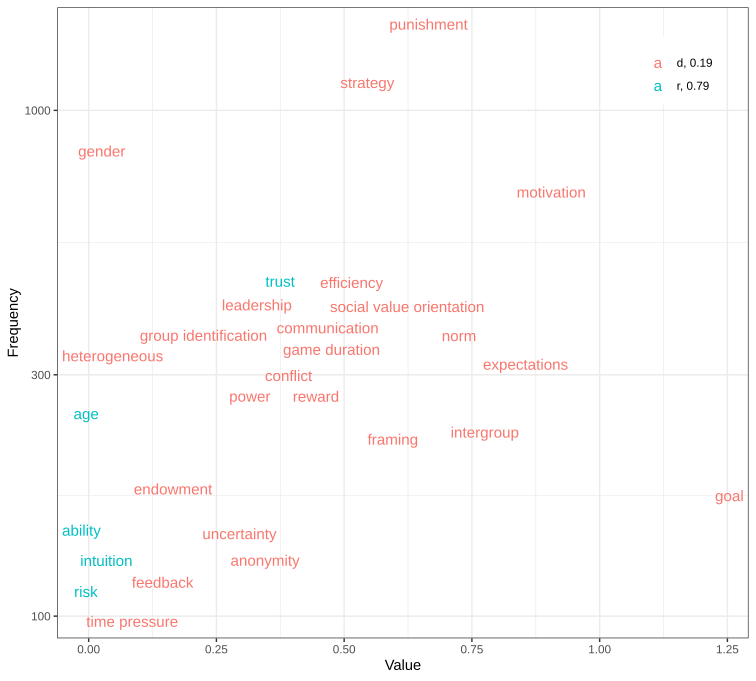

The script that saved this image:
plot_meta <- function(){
  library(ggplot2)
  library(ggrepel)
  cf <- read.csv("cluster_freq.csv", stringsAsFactors = F)
  df_meta <- read.csv("meta-analytic-effects.csv", stringsAsFactors = F)
df_meta$Variable <- trimws(tolower(df_meta$V1))
all(df_meta$Variable %in% tolower(cf$Construct))
df_meta$Variable[!df_meta$Variable %in% tolower(cf$Construct)]

df_meta$Frequency <- as.integer(cf$Frequency[match(df_meta$Variable, cf$Construct)])
df_meta$effectsize <- factor(substr(df_meta$V2, 1,1), levels = c("d", "r"))
df_meta$Value <- abs(as.numeric(gsub("^.+?=(.+)\\).?", "\\1", df_meta$V2)))

levels(df_meta$effectsize) <- paste0(levels(df_meta$effectsize), ", ", tapply(df_meta, df_meta$effectsize, function(x){
  print(cor.test(x$Value, log(x$Frequency), use = "pairwise.complete.obs"))
  formatC(cor(x$Value, log(x$Frequency), use = "pairwise.complete.obs"), digits = 2, format = "f")
}))


df_plot <- df_meta[, c("Variable", "Value", "Frequency", "effectsize")]
df_plot <- na.omit(df_plot)

p <- ggplot(df_plot, aes(x = Value, y = Frequency, shape = effectsize, color = effectsize, label = Variable)) +
  #geom_point() +
  ggrepel::geom_text_repel(max.overlaps = 20, size = 4) +
  #geom_text(aes(label = Variable, size = 1)) +
  theme_bw()+
  theme(legend.position = c(.9,.9), legend.title = element_blank())+
  scale_y_log10()
ggsave("meta_analysis_plot.svg", p, device = "svg", width = 200, height = 180, units = "mm")
}
# df_meta$Variable[df_meta$Variable %in% tolower(cf$Construct)]c
